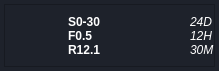
<?xml version="1.0" encoding="UTF-8"?>
<ui version="4.0">
 <class>Form</class>
 <widget class="QWidget" name="Form">
  <property name="geometry">
   <rect>
    <x>0</x>
    <y>0</y>
    <width>219</width>
    <height>71</height>
   </rect>
  </property>
  <property name="minimumSize">
   <size>
    <width>219</width>
    <height>60</height>
   </size>
  </property>
  <property name="maximumSize">
   <size>
    <width>219</width>
    <height>71</height>
   </size>
  </property>
  <property name="windowTitle">
   <string>Form</string>
  </property>
  <property name="styleSheet">
   <string notr="true">QWidget {
color: white;
font: 14pt &quot;Inter&quot; white;
background-color: rgb(30,34,43);
}</string>
  </property>
  <layout class="QGridLayout" name="gridLayout_2">
   <property name="leftMargin">
    <number>4</number>
   </property>
   <property name="topMargin">
    <number>4</number>
   </property>
   <property name="rightMargin">
    <number>4</number>
   </property>
   <property name="bottomMargin">
    <number>4</number>
   </property>
   <property name="spacing">
    <number>0</number>
   </property>
   <item row="0" column="0">
    <widget class="QFrame" name="frame">
     <property name="styleSheet">
      <string notr="true">color: white;
font: 14pt &quot;Inter&quot; white;
background-color: rgb(30,34,43);</string>
     </property>
     <property name="frameShape">
      <enum>QFrame::StyledPanel</enum>
     </property>
     <property name="frameShadow">
      <enum>QFrame::Raised</enum>
     </property>
     <layout class="QHBoxLayout" name="horizontalLayout">
      <property name="spacing">
       <number>0</number>
      </property>
      <property name="leftMargin">
       <number>0</number>
      </property>
      <property name="topMargin">
       <number>0</number>
      </property>
      <property name="rightMargin">
       <number>0</number>
      </property>
      <property name="bottomMargin">
       <number>0</number>
      </property>
      <item>
       <widget class="QLabel" name="label_1">
        <property name="minimumSize">
         <size>
          <width>50</width>
          <height>30</height>
         </size>
        </property>
        <property name="maximumSize">
         <size>
          <width>50</width>
          <height>30</height>
         </size>
        </property>
        <property name="text">
         <string/>
        </property>
        <property name="pixmap">
         <pixmap resource="resources.qrc">:/icons/icons/cyclic.svg</pixmap>
        </property>
        <property name="scaledContents">
         <bool>true</bool>
        </property>
       </widget>
      </item>
      <item>
       <spacer name="horizontalSpacer_2">
        <property name="orientation">
         <enum>Qt::Horizontal</enum>
        </property>
        <property name="sizeType">
         <enum>QSizePolicy::Fixed</enum>
        </property>
        <property name="sizeHint" stdset="0">
         <size>
          <width>13</width>
          <height>20</height>
         </size>
        </property>
       </spacer>
      </item>
      <item>
       <widget class="QLabel" name="label_2">
        <property name="styleSheet">
         <string notr="true">font: bold;</string>
        </property>
        <property name="text">
         <string>S0-30
F0.5
R12.1</string>
        </property>
       </widget>
      </item>
      <item>
       <spacer name="horizontalSpacer">
        <property name="orientation">
         <enum>Qt::Horizontal</enum>
        </property>
        <property name="sizeHint" stdset="0">
         <size>
          <width>40</width>
          <height>20</height>
         </size>
        </property>
       </spacer>
      </item>
      <item>
       <widget class="QLabel" name="label_3">
        <property name="styleSheet">
         <string notr="true">font: italic;</string>
        </property>
        <property name="text">
         <string>24D
12H
30M</string>
        </property>
       </widget>
      </item>
     </layout>
    </widget>
   </item>
  </layout>
 </widget>
 <resources>
  <include location="resources.qrc"/>
 </resources>
 <connections/>
</ui>
